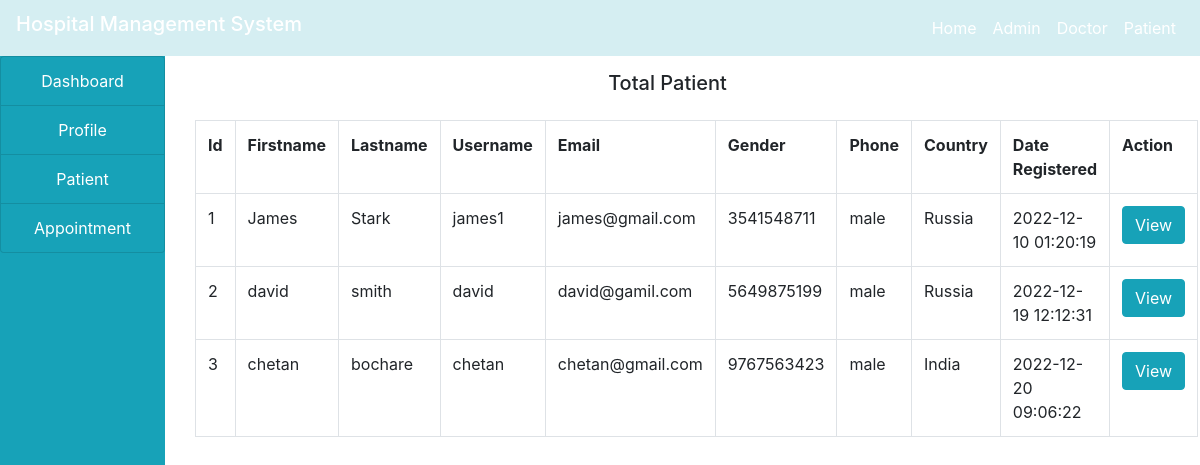
The app's page /doctor/patient.php with its own data.
### tables this page shows
CREATE TABLE `patient` (
  `id` int(11) NOT NULL,
  `firstname` varchar(30) NOT NULL,
  `lastname` varchar(30) NOT NULL,
  `username` varchar(50) NOT NULL,
  `email` varchar(40) NOT NULL,
  `gender` varchar(10) NOT NULL,
  `phone` varchar(20) NOT NULL,
  `country` varchar(30) NOT NULL,
  `password` varchar(50) NOT NULL,
  `date_reg` varchar(50) NOT NULL,
  `profile` varchar(40) NOT NULL
);

### doctor/patient.php (the view, shortened to what this page needs)
<!DOCTYPE html>
<html>
<head>
</head>
<body>
	<?php
		include("../project/home.php");
		include("../project/connection.php");
	?>
	<div class="container-fluid">
		<div class="col-md-12">
			<div class="row">
				<div class="col-md-2" style="margin-left: -30px;">
					<?php
						include("sidenav.php");
					?>
				</div>
				<div class="col-md-10">
					<h5 class="text-center" style="margin-bottom: 25px; margin-top: 15px;">Total Patient</h5>
					<?php
						$sql ="SELECT * from patient";
						$res = mysqli_query($connect,$sql);
						$output="";
						$output .="
							<table class='table table-bordered'>
							<tr>
								<th>Id</th>
								<th>Firstname</th>
								<th>Lastname</th>
								<th>Username</th>
								<th>Email</th>
								<th>Gender</th>
								<th>Phone</th>
								<th>Country</th>
								<th>Date Registered</th>
								<th>Action</th>
							</tr>
						";
						while($row = mysqli_fetch_array($res))
						{
							$output .= "
								<tr>
									<td>".$row['id']."</td>
									<td>".$row['firstname']."</td>
									<td>".$row['lastname']."</td>
									<td>".$row['username']."</td>
									<td>".$row['email']."</td>
									<td>".$row['gender']."</td>
									<td>".$row['phone']."</td>
									<td>".$row['country']."</td>
									<td>".$row['date_reg']."</td>
									<td>
									   <a href='view.php?id=".$row['id']."'>
									   		<button class='btn btn-info'>View</button>
									   </a>
									</td>
							";
						}
						$output .="
							</tr>
							</table>
						";
						echo $output;
					?>
				</div>
			</div>
		</div>
	</div>
</body>
</html>

### records on screen
patient: id "1", firstname "James", lastname "Stark", username "james1", email "james@gmail.com", gender "3541548711", phone "male", country "Russia", date_reg "2022-12-10 01:20:19"
patient: id "2", firstname "david", lastname "smith", username "david", email "david@gamil.com", gender "5649875199", phone "male", country "Russia", date_reg "2022-12-19 12:12:31"
patient: id "3", firstname "chetan", lastname "bochare", username "chetan", email "chetan@gmail.com", gender "9767563423", phone "male", country "India", date_reg "2022-12-20 09:06:22"
